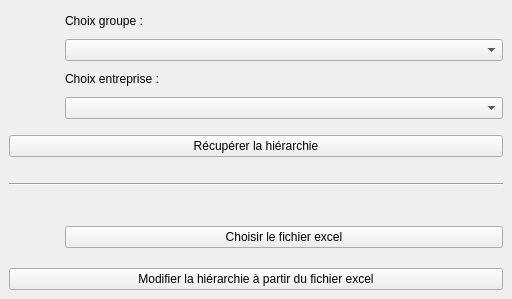
<?xml version="1.0" encoding="UTF-8"?>
<ui version="4.0">
 <class>MainWindow</class>
 <widget class="QMainWindow" name="MainWindow">
  <property name="geometry">
   <rect>
    <x>0</x>
    <y>0</y>
    <width>512</width>
    <height>299</height>
   </rect>
  </property>
  <property name="windowTitle">
   <string>MainWindow</string>
  </property>
  <widget class="QWidget" name="centralwidget">
   <layout class="QVBoxLayout" name="verticalLayout">
    <item>
     <layout class="QHBoxLayout" name="horizontalLayout">
      <item>
       <widget class="QLabel" name="label">
        <property name="minimumSize">
         <size>
          <width>50</width>
          <height>50</height>
         </size>
        </property>
        <property name="maximumSize">
         <size>
          <width>50</width>
          <height>50</height>
         </size>
        </property>
        <property name="text">
         <string/>
        </property>
        <property name="pixmap">
         <pixmap resource="ressources.qrc">:/mainUi/Ressources/office-building.png</pixmap>
        </property>
        <property name="scaledContents">
         <bool>true</bool>
        </property>
       </widget>
      </item>
      <item>
       <layout class="QVBoxLayout" name="verticalLayout_2">
        <item>
         <widget class="QLabel" name="label_4">
          <property name="text">
           <string>Choix groupe :</string>
          </property>
         </widget>
        </item>
        <item>
         <widget class="QComboBox" name="group_comboBox"/>
        </item>
        <item>
         <widget class="QLabel" name="label_3">
          <property name="text">
           <string>Choix entreprise :</string>
          </property>
         </widget>
        </item>
        <item>
         <widget class="QComboBox" name="companies_comboBox"/>
        </item>
       </layout>
      </item>
     </layout>
    </item>
    <item>
     <spacer name="verticalSpacer_3">
      <property name="orientation">
       <enum>Qt::Vertical</enum>
      </property>
      <property name="sizeType">
       <enum>QSizePolicy::Fixed</enum>
      </property>
      <property name="sizeHint" stdset="0">
       <size>
        <width>20</width>
        <height>10</height>
       </size>
      </property>
     </spacer>
    </item>
    <item>
     <widget class="QPushButton" name="getHierarchy_button">
      <property name="text">
       <string>Récupérer la hiérarchie</string>
      </property>
     </widget>
    </item>
    <item>
     <spacer name="verticalSpacer">
      <property name="orientation">
       <enum>Qt::Vertical</enum>
      </property>
      <property name="sizeType">
       <enum>QSizePolicy::Fixed</enum>
      </property>
      <property name="sizeHint" stdset="0">
       <size>
        <width>20</width>
        <height>20</height>
       </size>
      </property>
     </spacer>
    </item>
    <item>
     <widget class="Line" name="line">
      <property name="orientation">
       <enum>Qt::Horizontal</enum>
      </property>
     </widget>
    </item>
    <item>
     <spacer name="verticalSpacer_2">
      <property name="orientation">
       <enum>Qt::Vertical</enum>
      </property>
      <property name="sizeType">
       <enum>QSizePolicy::Fixed</enum>
      </property>
      <property name="sizeHint" stdset="0">
       <size>
        <width>20</width>
        <height>20</height>
       </size>
      </property>
     </spacer>
    </item>
    <item>
     <layout class="QHBoxLayout" name="horizontalLayout_3">
      <item>
       <widget class="QLabel" name="label_2">
        <property name="minimumSize">
         <size>
          <width>50</width>
          <height>50</height>
         </size>
        </property>
        <property name="maximumSize">
         <size>
          <width>50</width>
          <height>50</height>
         </size>
        </property>
        <property name="text">
         <string/>
        </property>
        <property name="pixmap">
         <pixmap resource="ressources.qrc">:/mainUi/Ressources/excel.png</pixmap>
        </property>
        <property name="scaledContents">
         <bool>true</bool>
        </property>
       </widget>
      </item>
      <item>
       <widget class="QPushButton" name="get_excel_file_button">
        <property name="text">
         <string>Choisir le fichier excel</string>
        </property>
       </widget>
      </item>
     </layout>
    </item>
    <item>
     <widget class="QPushButton" name="set_hierarchy_button">
      <property name="text">
       <string>Modifier la hiérarchie à partir du fichier excel</string>
      </property>
     </widget>
    </item>
   </layout>
  </widget>
 </widget>
 <resources>
  <include location="ressources.qrc"/>
 </resources>
 <connections/>
</ui>
